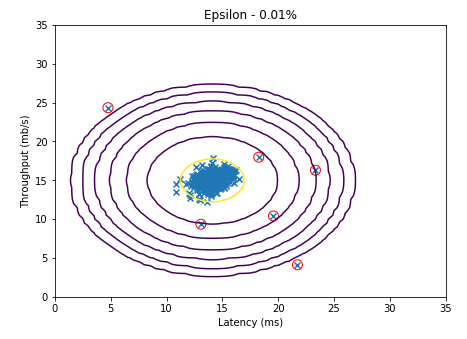

This chart was generated by the following Python code:

import numpy as np
import matplotlib.pyplot as plt
%matplotlib inline

'''
Multivariate Guassian Model:
Very small positive number of examples (skewed data).
Many different types of anomalies. Hard for an algorithm to learn from positive examples alone.
Good for things like fraud detection and monitoring data center machines.
Accuracy is not a good measure of performance for Anomaly Detection (skewed data) use something like F1-Score.
Multivariate Guassian model is computationally more expensive than the normal model, but captures correlations between features.
Try getting features close to gaussian via transformation.
Prefer supervised learning algorithms like Linear Regression when large number of positive/negative examples.
Prefer using a normal Guassian model when sigma is non-invertible. Highly redudant features might make sigma non-invertible.
'''

def build_contour(mu, sig2):
    x1, x2 = np.meshgrid(np.arange(0, 35.5, 0.5), np.arange(0, 35.5, 0.5))
    Z = multivariate_guassian(np.vstack((x1.flatten(), x2.flatten())).T, mu, sig2)
    Z = np.reshape(Z, (x1.shape[0], x2.shape[0]))
    plt.contour(x1, x2, Z, 10**np.arange(-20, 0, 3).astype(float))

def select_threshold(p, yval):
    best = (0,0)
    step = (np.max(p) - np.min(p)) / 1000
    for epsilon in np.arange(np.min(p), np.max(p), step):
        tp   = np.sum((p < epsilon) & (yval == 1))
        fp   = np.sum((p < epsilon) & (yval == 0))
        fn   = np.sum((p > epsilon) & (yval == 1))
        prec = tp / (tp + fp)        if (tp + fp)  else 0 # divide by zero guard
        rec  = tp / (tp + fn)        if (tp + fn)  else 0 # divide by zero guard
        f1   = 2*prec*rec/(prec+rec) if (prec+rec) else 0 # divide by zero guard
        if (f1 > best[0]):
            best = (f1, epsilon)
    return best

def multivariate_guassian(X, mu, sig2):
    k    = len(mu)+1
    X_mu = X-mu
    sig2 = np.matrix(np.diag(sig2.A1))
    norm = (2*np.pi)**(-k/2)*np.power(np.linalg.det(sig2), -0.5)
    return norm * np.exp(-0.5*np.sum(np.multiply(X_mu*sig2.I,X_mu), axis=1))

def estimate_guassian(X):
    mu   = np.mean(X, axis=0)
    sig2 = np.mean(np.square(X-mu), axis=0)
    return mu, sig2

X    = np.matrix(np.genfromtxt("data/anomaly/X.csv",    delimiter=','))
Xval = np.matrix(np.genfromtxt("data/anomaly/Xval.csv", delimiter=','))
yval = np.matrix(np.genfromtxt("data/anomaly/yval.csv", delimiter=',')).T

mu, sig2 = estimate_guassian(X)
p = multivariate_guassian(X, mu, sig2)
f1, epsilon = select_threshold(p, yval)

plt.figure(figsize=(7,5))
build_contour(mu, sig2)
plt.scatter([X[:,0]], [X[:,1]], marker="x")
plt.title("Epsilon - {:.2%}".format(epsilon))
plt.xlabel("Latency (ms)")
plt.ylabel("Throughput (mb/s)")
plt.scatter([X[:,0][p < epsilon]], [X[:,1][p < epsilon]], s=100, facecolors='none', edgecolors='r')
